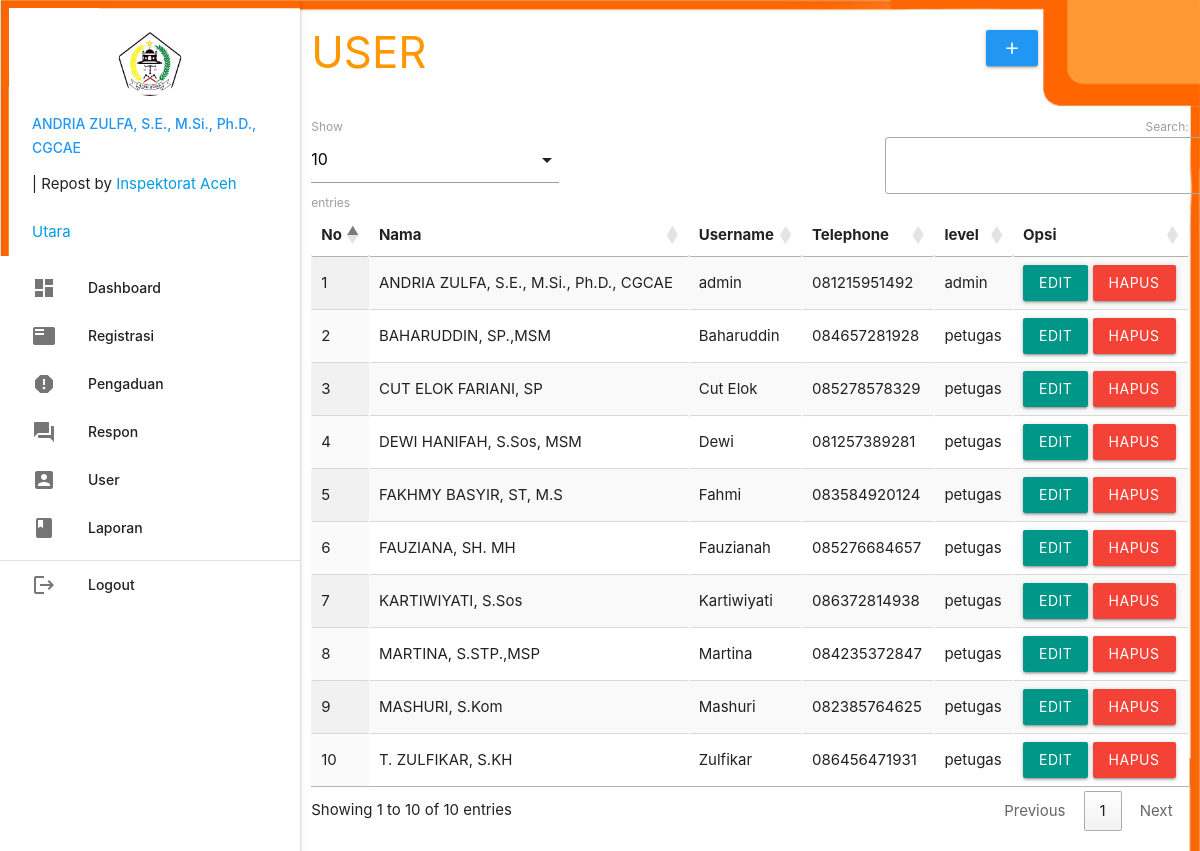
Page /admin/index.php?p=user (signed in) on the committed database.
### tables this page shows
CREATE TABLE `petugas` (
  `id_petugas` int(5) NOT NULL AUTO_INCREMENT,
  `nama_petugas` varchar(255) NOT NULL,
  `username` varchar(30) NOT NULL,
  `password` varchar(255) NOT NULL,
  `telp_petugas` varchar(13) NOT NULL,
  `level` enum('admin','petugas') NOT NULL,
  PRIMARY KEY (`id_petugas`)
);

### admin/user.php (the view, shortened to what this page needs)
       <div class="row">
         <div class="col s12 m9">
           <h3 class="orange-text">USER</h3>
         </div>
         <div class="col s12 m3">
           <div class="section"></div>
           <a class="waves-effect waves-light btn modal-trigger blue" href="#modal1"><i class="material-icons">add</i></a>
         </div>
       </div>
       <table id="example" class="display responsive-table" style="width:100%">
         <thead>
             <tr>
			<th>No</th>
			<th>Nama</th>
			<th>Username</th>
			<th>Telephone</th>
			<th>level</th>
			<th>Opsi</th>
             </tr>
         </thead>
         <tbody>
<?php
	$no=1;
	$tampil = mysqli_query($koneksi,"SELECT * FROM petugas ORDER BY nama_petugas ASC");
	while ($r=mysqli_fetch_assoc($tampil)) { ?>
	<tr>
		<td><?php echo $no++; ?></td>
		<td><?php echo $r['nama_petugas']; ?></td>
		<td><?php echo $r['username']; ?></td>
		<td><?php echo $r['telp_petugas']; ?></td>
		<td><?php echo $r['level']; ?></td>
		<td><a class="btn teal modal-trigger" href="#user_edit<?php echo $r['id_petugas'] ?>">Edit</a> <a class="red btn" onclick="return confirm('Anda Yakin Ingin Menghapus Y/N')" href="index.php?p=user_hapus&id_petugas=<?php echo $r['id_petugas'] ?>">Hapus</a></td>
	</tr>
           <?php  }
            ?>
         </tbody>
       </table>

### rows in the picture
petugas: nama_petugas "ANDRIA ZULFA, S.E., M.Si., Ph.D., CGCAE", username "admin", telp_petugas "081215951492", level "admin"
petugas: nama_petugas "BAHARUDDIN, SP.,MSM", username "Baharuddin", telp_petugas "084657281928", level "petugas"
petugas: nama_petugas "CUT ELOK FARIANI, SP", username "Cut Elok", telp_petugas "085278578329", level "petugas"
petugas: nama_petugas "DEWI HANIFAH, S.Sos, MSM", username "Dewi", telp_petugas "081257389281", level "petugas"
petugas: nama_petugas "FAKHMY BASYIR, ST, M.S", username "Fahmi", telp_petugas "083584920124", level "petugas"
petugas: nama_petugas "FAUZIANA, SH. MH", username "Fauzianah", telp_petugas "085276684657", level "petugas"
petugas: nama_petugas "KARTIWIYATI, S.Sos", username "Kartiwiyati", telp_petugas "086372814938", level "petugas"
petugas: nama_petugas "MARTINA, S.STP.,MSP", username "Martina", telp_petugas "084235372847", level "petugas"
petugas: nama_petugas "MASHURI, S.Kom", username "Mashuri", telp_petugas "082385764625", level "petugas"
petugas: nama_petugas "T. ZULFIKAR, S.KH", username "Zulfikar", telp_petugas "086456471931", level "petugas"

### other values in the picture
$_SESSION['data']['nama_petugas'] "ANDRIA ZULFA, S.E., M.Si., Ph.D., CGCAE"
